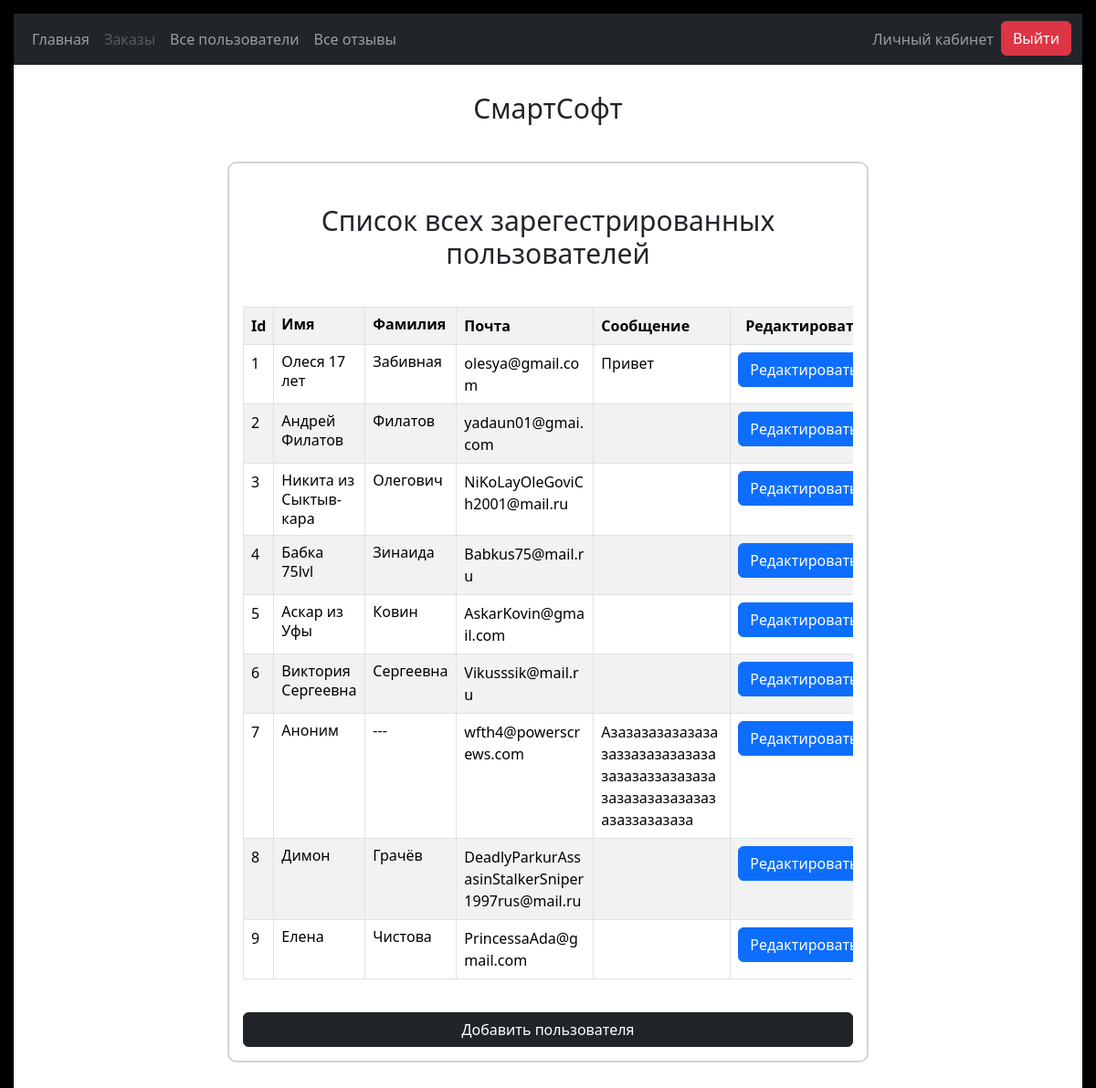
The page /allUsers.php on the database its author committed.
### tables this page shows
CREATE TABLE `users` (
  `id` int(11) NOT NULL AUTO_INCREMENT,
  `name` varchar(255) DEFAULT NULL,
  `surname` varchar(255) DEFAULT NULL,
  `email` varchar(255) DEFAULT NULL,
  `message` text,
  PRIMARY KEY (`id`)
);

### Templates/Template.php (called while the page is built, shortened)
<?php
class Template
{
    private $file_name = '';
    private $variables = null;
    function __construct($file_name, $variables)
    {
        $this->file_name = $file_name;
        $this->variables = $variables;
    }
    public function view(): string
    {
        $file_name = $this->getFileName();
        $variables = $this->getVariables();
        include $file_name;
        return ob_get_clean();
    }
    protected function getFileName(): string
    {
        return $this->file_name;
    }
    protected function getVariables()
    {
        return $this->variables;
    }
}

### Controllers/AllUsersController.php (called while the page is built, shortened)
<?php
include __DIR__ . '/Controller.php';
include __DIR__ . '/../Models/UserModel.php';
class AllUsersController extends Controller
{
    protected $model;
    public function __construct()
    {
        $this->model = new UserModel();
    }
    protected function Layout(): string
    {
        return $this->UsersList();
    }
    private function UsersList(): string
    {
        $model = $this->model;
        $usersList = $model->GetAllUsers();
        $stringifyUsersList = array();
        for ($i = 0; $i < count($usersList); $i++) {
            $stringifyUsersList[] = $this->UserListElement($usersList[$i]);
        }
        return $this->Template(__DIR__ . "/../Templates/AllUsers/AllUsersLayout.php", array("users" => $stringifyUsersList, "userForm" => $this->UserForm()));
    }
    private function UserListElement($user): string
    {
        return $this->Template(__DIR__ . "/../Templates/AllUsers/UserListElement.php", $user->ToArray());
    }
    private function UserForm(): string
    {
        return $this->Template(__DIR__ . "/../Templates/Index/form_registration.html");
    }
}

### Models/Model.php (called while the page is built, shortened)
<?php
class Model extends Config
{
    public function __construct()
    {
        $this->connection = self::connectToDataBase($this->server, $this->user, $this->password, $this->db_name, $this->port);
    }
    private static function connectToDataBase($address, $user, $password, $database, $port)
    {
        try {
            $connection = mysqli_init();
            $connection->options(MYSQLI_OPT_INT_AND_FLOAT_NATIVE, true);
            $connection->options(MYSQLI_INIT_COMMAND, "SET NAMES 'utf8'");
            $connection->set_charset("utf8mb4");
            return $connection;
        } catch (Exception $e) {
            return null;
        }
    }
}

### Models/UserModel.php (called while the page is built, shortened)
<?php
include __DIR__ . '/Model.php';
include __DIR__ . '/../Users/User.php';
class UserModel extends Model
{
    public function GetAllUsers()
    {
        $query = "SELECT * FROM smartsoft.users;";
        $stmt = $this->connection->prepare($query);
        $stmt->execute();
        if ($result = $stmt->get_result()) {
            $array = array();
            foreach ($result as $row) {
                $array[] = new User($row["id"], $row["name"], $row["surname"], $row["email"], $row["message"]);
            }
            return $array;
        } else {
            throw new Exception("Ошибка при получении списка пользователей " . $this->connection->error);;
        }
    }
}

### allUsers.php (called while the page is built, shortened)
<?php
include_once __DIR__ . '/Controllers/AllUsersController.php';
(new AllUsersController())->View();

### Users/User.php (called while the page is built, shortened)
<?php
class User
{
    private $id;
    private $name;
    private $surname;
    private $email;
    private $message;
    function __construct($id, $name, $surname, $email, $message)
    {
        $this->id = $id;
        $this->name = $name;
        $this->surname = $surname;
        $this->email = $email;
        $this->message = $message;
    }
    public function ToArray(): array
    {
        return array("id" => $this->id, "name" => $this->name, "surname" => $this->surname, "email" => $this->email,  "message" => $this->message);
    }
}

### Templates/AllUsers/UserListElement.php (the view, shortened to what this page needs)
<tr>
    <td class="table-id"><?= $id  ?></td>
    <td class="table-name"><?= $name ?></td>
    <td class="table-surname"><?= $surname ?></td>
    <td class="table-email"><?= $email ?></td>
    <td class="table-message"><?= $message ?></td>
    <td class="table-button-edit text-center">
        <button class="btn btn-primary  edit-account"
            data-account-id="<?= $id ?>"
            data-account-name="<?= $name ?>"
            data-account-surname="<?= $surname ?>"
            data-account-email="<?= $email ?>"
            data-account-message="<?= $message ?>">
            Редактировать
        </button>
    </td>
</tr>

### Controllers/Controller.php (shortened to what this page needs)
<?php
include __DIR__ . '/../Templates/Template.php';
abstract class Controller
{
    public function Template($file_name, $variables = null): string
    {
        $template = new Template($file_name, $variables);
        return $template->view();
    }
    public function View(): void
    {
        echo  $this->Header() . $this->Layout() .  $this->Footer();
    }
    protected function Header(): string
    {
        return $this->Template(__DIR__ . "/../Templates/Main/header.html");
    }
    protected function Footer(): string
    {
        return $this->Template(__DIR__ . "/../Templates/Main/footer.html");
    }
}

### Templates/AllUsers/AllUsersLayout.php (shortened to what this page needs)
<div class="form">
    <h2 class="headline">Список всех зарегестрированных пользователей</h2>
    <div class="table-responsive">
        <table class="table table-bordered table-striped table-users" id="usersData">
            <colgroup>
                <col class="table-id">
                <col class="table-name">
                <col class="table-surname">
                <col class="table-email">
                <col class="table-message">
                <col class="table-button-edit">
                <col class="table-button-delete">
            </colgroup>
            <tr>
                <th class="table-id">Id</th>
                <th class="table-name">Имя</th>
                <th class="table-surname">Фамилия</th>
                <th class="table-email">Почта</th>
                <th class="table-message">Сообщение</th>
                <th class="table-button-edit text-center">Редактировать</th>
            </tr>
            <?php
            for ($i = 0; $i < count($users); $i++) {
                echo $users[$i];
            }
            ?>
        </table>
    </div>
    <button id="addAccount" class="btn btn-dark align-strech">Добавить пользователя</button>
</div>

### style.css (style rules this page uses)
.outBorder { margin: 0; padding: 0; border: 15px solid black; min-height: 100vh; box-sizing: border-box; }
.form { width: 90%; margin-left: auto; margin-right: auto; margin-bottom: 75px; border: 2px solid lightgray; border-radius: 10px; padding: 15px; box-sizing: border-box; }
@media (min-width: 768px) { .form { width: 60%; } }
.headline { font-size: 30px; text-align: center; margin-left: auto; margin-right: auto; margin-top: 30px; margin-bottom: 40px; }
.align-strech { width: 100%; }
.table-responsive { width: 100%; overflow-x: auto; min-height: 300px; margin-bottom: 20px; }
.table-users { width: 100%; table-layout: auto; border-collapse: collapse; }
.table-id { width: 60px; }
.table-name { width: 120px; min-width: 100px; }
.table-surname { width: 120px; min-width: 100px; }
.table-name, .table-surname { word-break: break-word; hyphens: auto; line-height: 1.3; }
.table-email { width: 200px; min-width: 150px; word-break: break-all; }
.table-message { width: auto; min-width: 150px; max-width: 340px; word-break: break-all; }
@media (max-width: 1200px) { .table-id { width: 50px; } }
@media (max-width: 1200px) { .table-name { width: 100px; } }
@media (max-width: 1200px) { .table-surname { width: 100px; } }
@media (max-width: 1200px) { .table-email { width: 180px; } }
@media (max-width: 1200px) { .table-button-edit, .table-button-delete { width: 110px; } }

### rows shown on the page
users: id "9", name "Елена", surname "Чистова", email "PrincessaAda@gmail.com"

### other values the page prints
$this->Header() "Главная Заказы Все пользователи Все отзывы Личный кабинет Выйти СмартСофт"
$id "1"
$name "Олеся 17 лет"
$surname "Забивная"
$email "olesya@gmail.com"
$message "Привет"
$id "2"
$name "Андрей Филатов"
$surname "Филатов"
$email "yadaun01@gmai.com"
$id "3"
$name "Никита из Сыктывкара"
$surname "Олегович"
$email "NiKoLayOleGoviCh2001@mail.ru"
$id "4"
